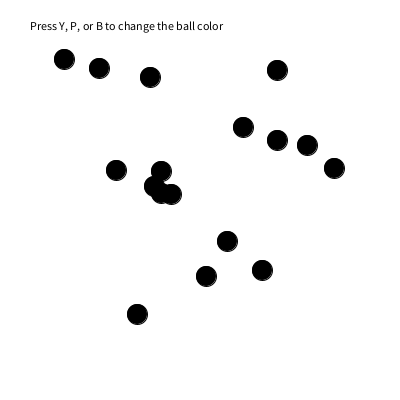
Frame 1 (no input)
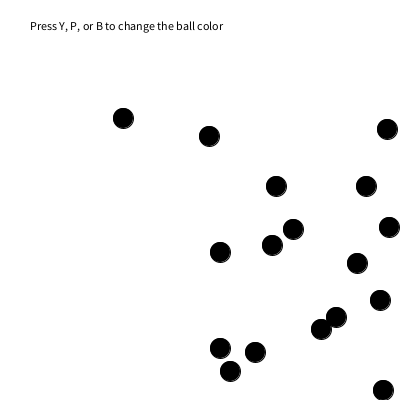
Frame 60 (the mouse pressed at the canvas centre just before this capture)
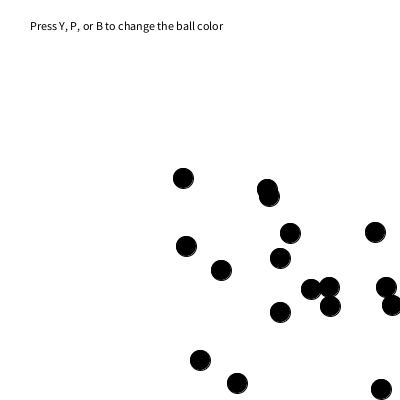
Frame 120 (the mouse held since frame 60 and released just before this capture)

The Processing sketch that drew these frames (run headless with seeded random() and noise(); from frame 60 on, the mouse is pressed at the canvas centre):

// Processing sketch: processing_66921
// ── processing_66921.pde

int numBalls = 17;
int ballX[] = new int[numBalls];
int ballY[] = new int[numBalls];
float speedX[] = new float[numBalls];
float speedY[] = new float[numBalls];
color colorBalls = color(0, 0, 0);
int vel = 2;


void setup(){
  size(400, 400);
  smooth();
  for(int i = 0; i < numBalls; i++){ // initializing all the variables for the balls
    ballX[i] = int(random(50, width-50));
    ballY[i] = int(random(50, width-50));
    speedX[i] = int(random(1, 4));
    speedY[i] = int(random(1, 4));
  }
}

void draw(){
  background(255);
  fill(0);
  text("Press Y, P, or B to change the ball color", 30, 30);
  for(int i = 0; i<numBalls; i++){
    fill(colorBalls);
    ellipse(ballX[i], ballY[i], 20, 20);
    if(ballX[i] > width-10 || ballX[i] < 10){
      speedX[i] = speedX[i] * (-1);
    }
    if(ballY[i] > height-10 || ballY[i] < 10){
      speedY[i] = speedY[i] * (-1);
    }
    ballX[i] += speedX[i];
    ballY[i] += speedY[i];
  }
}

void keyPressed(){
  if (key == 'p' || key == 'P') {
    colorBalls = color(182, 21, 191);
    }
   if (key == 'y' || key == 'Y') {
    colorBalls = color(241, 255, 59);
    }
   if (key == 'b' || key == 'B') {
    colorBalls = color(59, 168, 255);
    }
}
